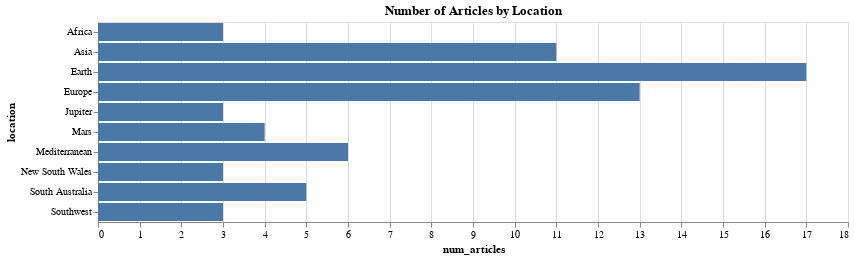

Source (notebook cell):
### Code cell
alt.Chart(df_locations.head(10)).mark_bar().encode(
    x='num_articles',
    y='location'
).properties(
    title='Number of Articles by Location',
    width=750
)

### Figure 1 — Vega-Lite specification as saved in the notebook (floating-point values rounded to 4 significant figures)
{"config": {"view": {"continuousWidth": 400, "continuousHeight": 300}}, "data": {"name": "data-a1fa1ed8552f640640e001dc8f69f71b"}, "mark": "bar", "encoding": {"x": {"type": "quantitative", "field": "num_articles"}, "y": {"type": "nominal", "field": "location"}}, "title": "Number of Articles by Location", "width": 750, "$schema": "https://vega.github.io/schema/vega-lite/v4.8.1.json", "datasets": {"data-a1fa1ed8552f640640e001dc8f69f71b": [{"location": "Earth", "num_articles": 17}, {"location": "Europe", "num_articles": 13}, {"location": "Asia", "num_articles": 11}, {"location": "Mediterranean", "num_articles": 6}, {"location": "South Australia", "num_articles": 5}, {"location": "Mars", "num_articles": 4}, {"location": "New South Wales", "num_articles": 3}, {"location": "Southwest", "num_articles": 3}, {"location": "Africa", "num_articles": 3}, {"location": "Jupiter", "num_articles": 3}]}}
